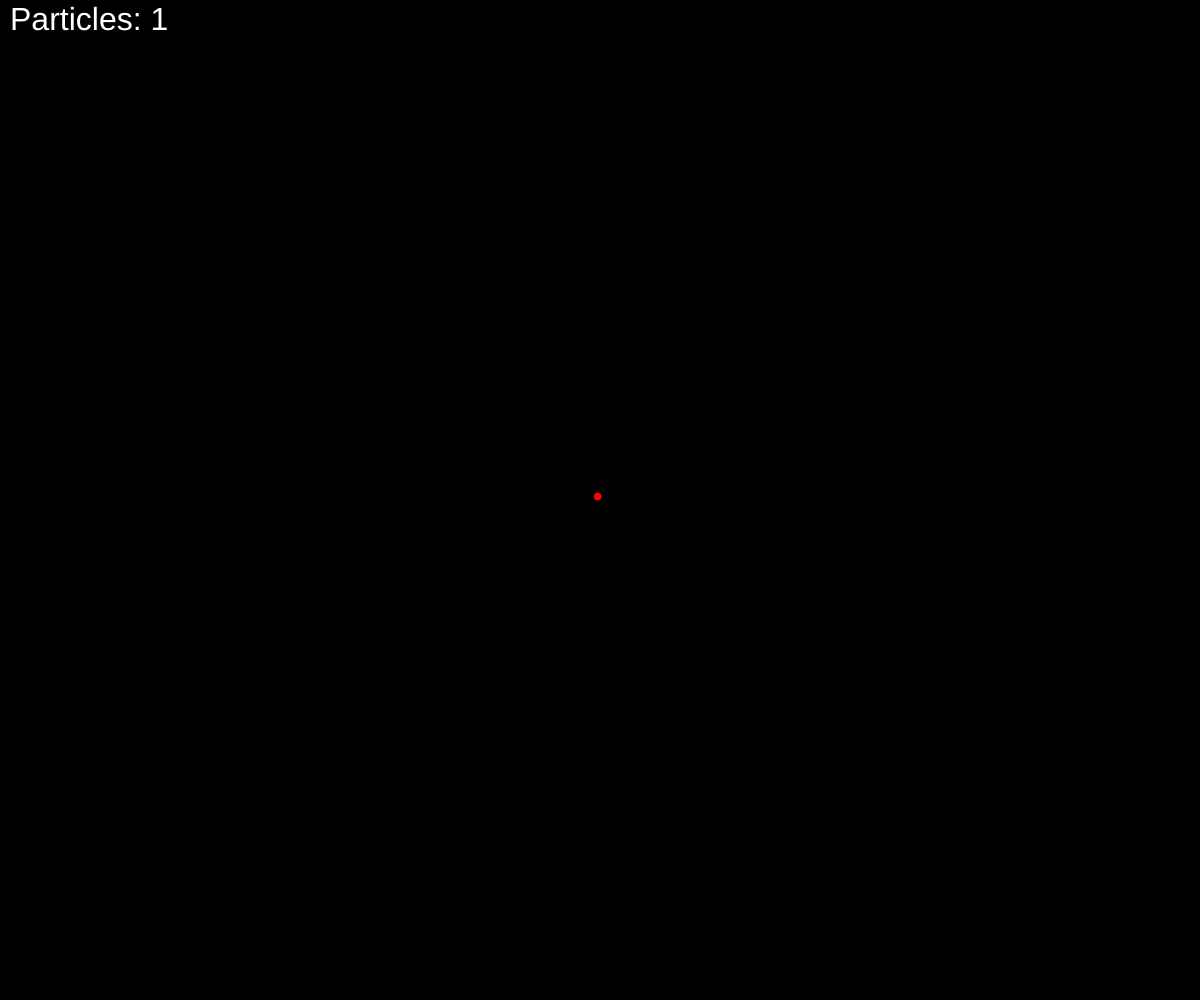
Frame 1 (no input)
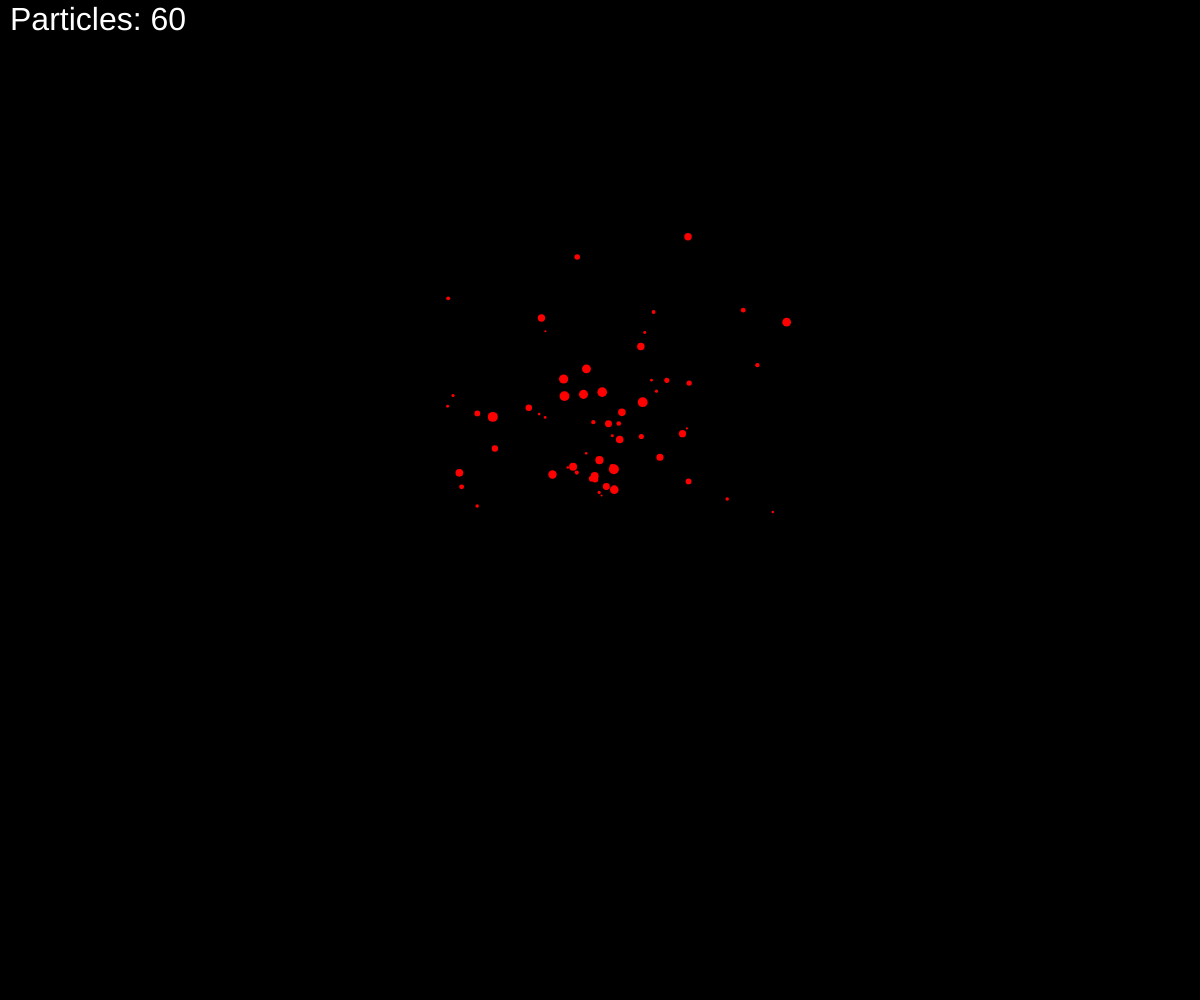
Frame 60 (no input)
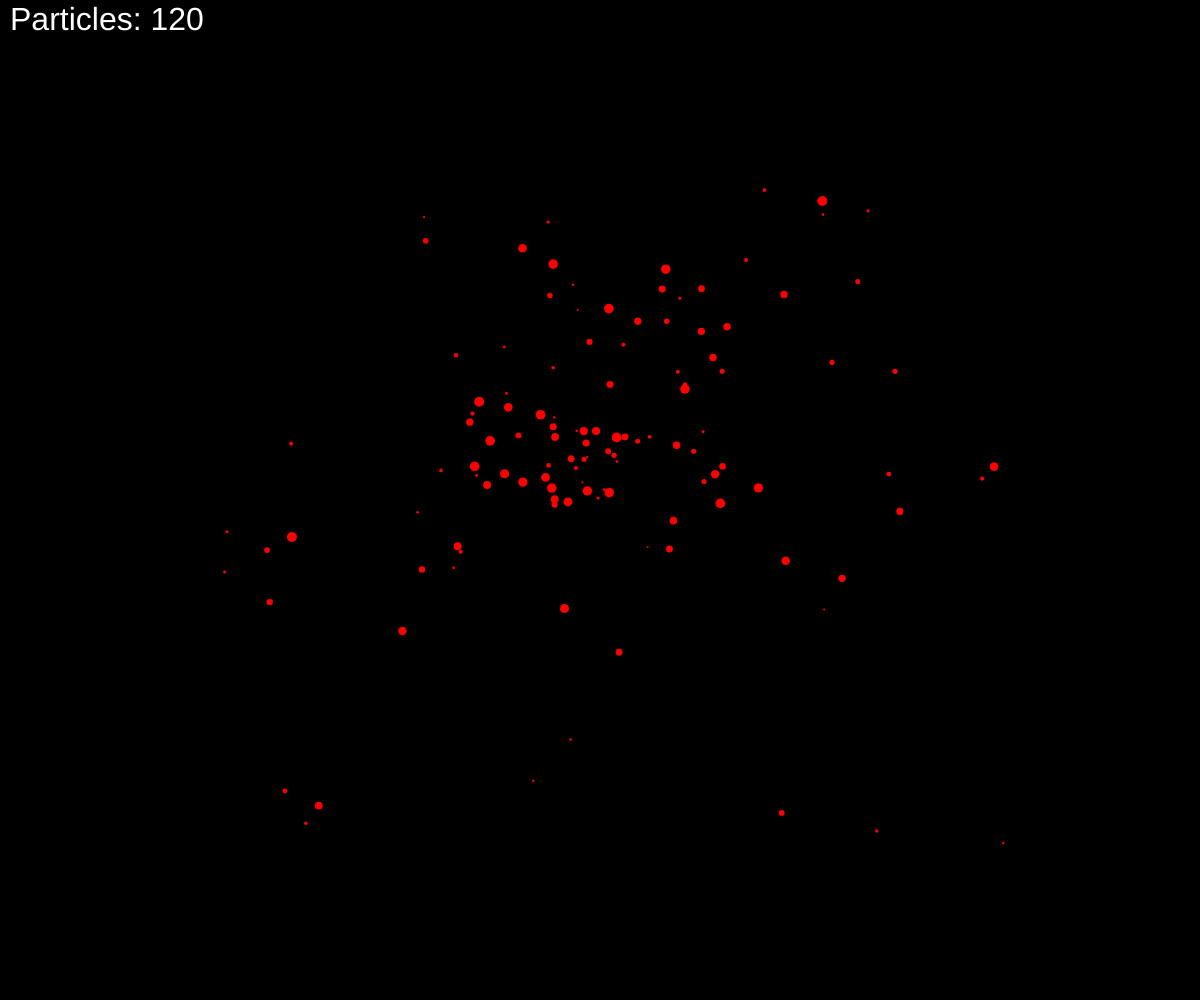
Frame 120 (the mouse pressed at the canvas centre since frame 60)

The p5.js sketch that drew these frames (run headless with seeded random() and noise() and a simulated clock; from frame 60 on, the mouse is pressed at the canvas centre):

// p5.js sketch
// ── sketch.js
let confettis = [];

function setup() {
  createCanvas(windowWidth, windowHeight);
  // Set the text properties
  textSize(32);
  fill(255);
}

function draw() {
    background(0);
  
    // Add a new confetti particle at the center every frame
    confettis.push(new Confetti(width / 2, height / 2));
  
    for (let i = confettis.length - 1; i >= 0; i--) {
      confettis[i].update();
      confettis[i].display();
  
      // Remove confetti if it falls out of the canvas
      if (confettis[i].isOutOfCanvas()) {
        confettis.splice(i, 1);
      }
    }
  
    // Display the number of particles
    text(`Particles: ${confettis.length}`, 10, 30);
}
  
  class Confetti {
    constructor(startX, startY) {
      this.x = startX;
      this.y = startY;
      this.size = random(2, 10);
      this.speedX = random(-4, 4);
      this.speedY = random(-8,-2);
      this.gravity = 0.1; // Gravity constant
    }
  
    update() {
      this.speedY += this.gravity; // Apply gravity to vertical speed
      this.x += this.speedX;
      this.y += this.speedY;
    }
  
    display() {
      push();
      translate(this.x, this.y);
      fill(255, 0, 0);
      noStroke();
      circle(0, 0, this.size);
      pop();
    }
  
    isOutOfCanvas() {
      return this.x < 0 || this.x > width || this.y > height;
    }
}
// ── styles.css
body{
    background-color: #66ccff;
    margin:0;
}
